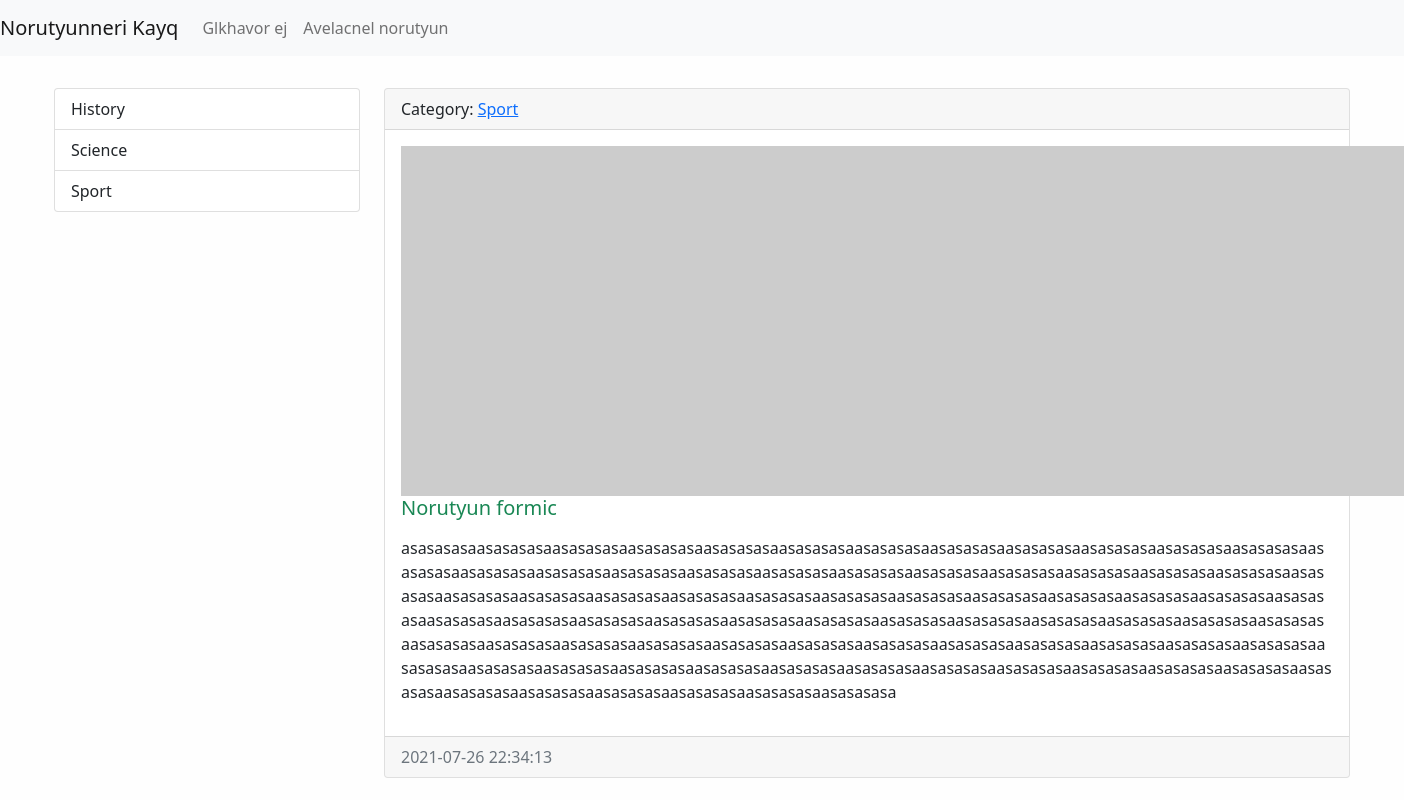
Screenshot of /news/8/ with the database file from the repository.
### news/models.py (models this page shows, shortened)
class Category(models.Model):
    title = models.CharField(max_length=150, db_index=True, verbose_name='CATEGORYI ANUN')
    def get_absolute_url(self):
        return reverse('category', kwargs={"category_id": self.pk})
    def __str__(self):
        return self.title
    class Meta:
        verbose_name = "Category"
        verbose_name_plural = "Categoryner"
        ordering = ['title']

class News(models.Model):
    title = models.CharField(max_length=150, verbose_name="ANUN")
    content = models.TextField(blank=True)
    created_at = models.DateTimeField(auto_now_add=True, verbose_name='STEGHTSVEL E')
    updated_at = models.DateTimeField(auto_now=True, verbose_name='POPOKHVEL E')
    photo = models.ImageField(upload_to='photos/%Y/%m/%d/', blank=True)
    is_published = models.BooleanField(default=True, verbose_name='HRATARAKVEL E')
    category = models.ForeignKey('Category', on_delete=models.PROTECT)
    class Meta:
        verbose_name = "Norutyun"  # entavernagira tsarayum(or` add news-y darav add Norutyun...)
        verbose_name_plural = "Norutyunner"  # sa el hognakii depqum(inchin -s er avelacnum` sa kdarna)
        ordering = ['-created_at']  # ev adminki ev modeli sort. hertakanutyuny kpokhvi

### news/views.py (the view)
# urls.py: path('news/<int:news_id>/', view_news, name='view_news'),
def view_news(request, news_id):
    news_item = get_object_or_404(News, pk=news_id)
    return render(request, 'news/view_news.html', {"news_item": news_item})

### news/templatetags/news_tags.py (called while the page is built)
@register.inclusion_tag('news/list-categories.html')
def show_categories(arg1="hello", arg2="world"):
    categories = Category.objects.all()
    return {"categories": categories, "arg1": arg1,  "arg2": arg2}

### news/templates/news/view_news.html (shortened to what this page needs)
{% extends 'base.html' %}
{% block sidebar %}
    {% include 'inc/_sidebar.html' %}
{% endblock %}
{% block content %}
<div class="card mt-3">
    <div class="card-header">
        Category: <a href="{{ news_item.category.get_absolute_url }}"> {{ news_item.category }} </a>
    </div>
    <div class="card-body">
        <div class="media">
            {% if item.photo %}
            <img alt="" class="mr-3" src="{{ news_item.photo.url }}" width="350">
            {% else %}
            <img alt="" class="mr-3" src="https://picsum.photos/id/1050/350/235">
            {% endif %}
            <div class="media-body">
                <h5 class="card-title {% cycle  'text-success' 'text-danger'%} ">{{ news_item.title }}</h5>
                <p class="card-text">{{ news_item.content|linebreaks }}</p>
            </div>
        </div>
    </div>
    <div class="card-footer text-muted">
        {{ news_item.created_at|date:'Y-m-d H:i:s' }}
    </div>
</div>
{% endblock %}

### news/templates/news/list-categories.html (shortened to what this page needs)
<div class="list-group">
    {% for item in categories %}
    <a class="list-group-item list-group-item-action" href="{{ item.get_absolute_url }}">
        {{ item.title }}</a>
    {% endfor %}
</div>

### mysite/static/css/style.css (style rules this page uses)
body { background-color: #fefefe; }

### rows the page displays
Category: title "History"
Category: title "Science"
Category: title "Sport"
News: category "Sport", title "Norutyun formic", content "asasasasaasasasasaasasasasaasasasasaasasasasaasasasasaasasasasaasasasasaasasasasaasasasasaasasasasaasasasasaasasasasaasasasasaasasasasaasasasasaasasasasaasasasasaasasasasaasasasasaasasasasaasasasasaasasasasaasasasasaasasasasaasasasasaasasasasaasasasasaasasasasaasasasasaasasasasaasasasasaasasasasaasasasasaasasasasaasasasasaasasasasaasasasasaasasasasaasasasasaasasasasaasasasasaasasasasaasasasasaasasasasaasasasasaasasasasaasasasasaasasasasaasasasasaasasasasaasasasasaasasasasaasasasasaasasasasaasasasasaasasasasaasasasasaasasasasaasasasasaasasasasaasasasasaasasasasaasasasasaasasasasaasasasasaasasasasaasasasasaasasasasaasasasasaasasasasaasasasasaasasasasaasasasasaasasasasaasasasasaasasasasaasasasa…", created_at "2021-07-26 22:34:13"
